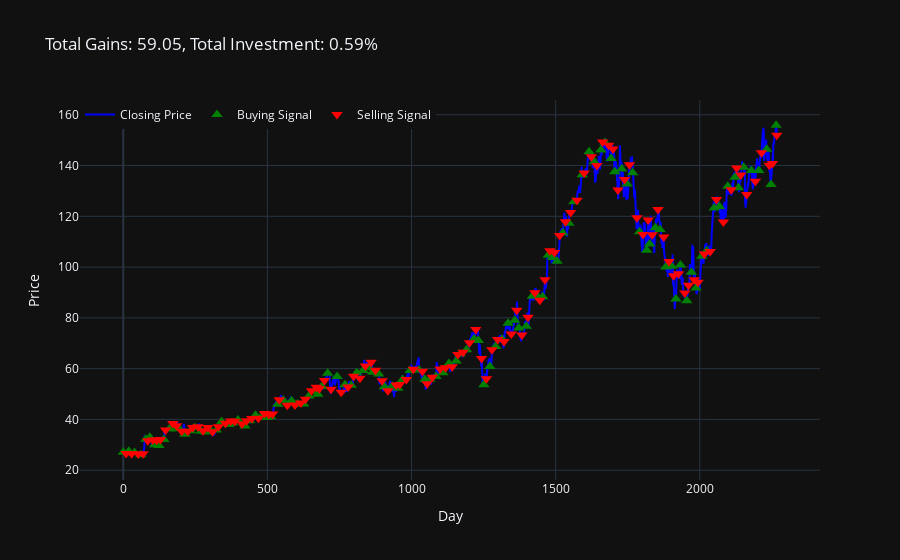

Write notebook code for a chart like this one.
### Code cell
visualize_stock_trading(data.Close, states_buy, states_sell, total_gains, invest)
